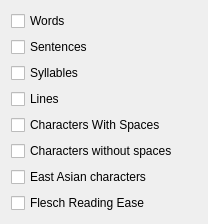
<?xml version="1.0" encoding="UTF-8"?>
<ui version="4.0">
 <class>StatisticsPreferencesPopup</class>
 <widget class="QWidget" name="StatisticsPreferencesPopup">
  <property name="geometry">
   <rect>
    <x>0</x>
    <y>0</y>
    <width>208</width>
    <height>204</height>
   </rect>
  </property>
  <property name="windowTitle">
   <string>Form</string>
  </property>
  <layout class="QGridLayout" name="gridLayout">
   <item row="0" column="0">
    <widget class="QCheckBox" name="check_words">
     <property name="text">
      <string>Words</string>
     </property>
    </widget>
   </item>
   <item row="1" column="0">
    <widget class="QCheckBox" name="check_sentences">
     <property name="text">
      <string>Sentences</string>
     </property>
    </widget>
   </item>
   <item row="2" column="0">
    <widget class="QCheckBox" name="check_syllables">
     <property name="text">
      <string>Syllables</string>
     </property>
    </widget>
   </item>
   <item row="3" column="0">
    <widget class="QCheckBox" name="check_lines">
     <property name="text">
      <string>Lines</string>
     </property>
    </widget>
   </item>
   <item row="4" column="0">
    <widget class="QCheckBox" name="check_charspace">
     <property name="text">
      <string>Characters With Spaces</string>
     </property>
    </widget>
   </item>
   <item row="5" column="0">
    <widget class="QCheckBox" name="check_charnospace">
     <property name="text">
      <string>Characters without spaces</string>
     </property>
    </widget>
   </item>
   <item row="6" column="0">
    <widget class="QCheckBox" name="check_east">
     <property name="text">
      <string>East Asian characters</string>
     </property>
    </widget>
   </item>
   <item row="7" column="0">
    <widget class="QCheckBox" name="check_flesch">
     <property name="text">
      <string>Flesch Reading Ease</string>
     </property>
    </widget>
   </item>
  </layout>
 </widget>
 <resources/>
 <connections/>
</ui>
